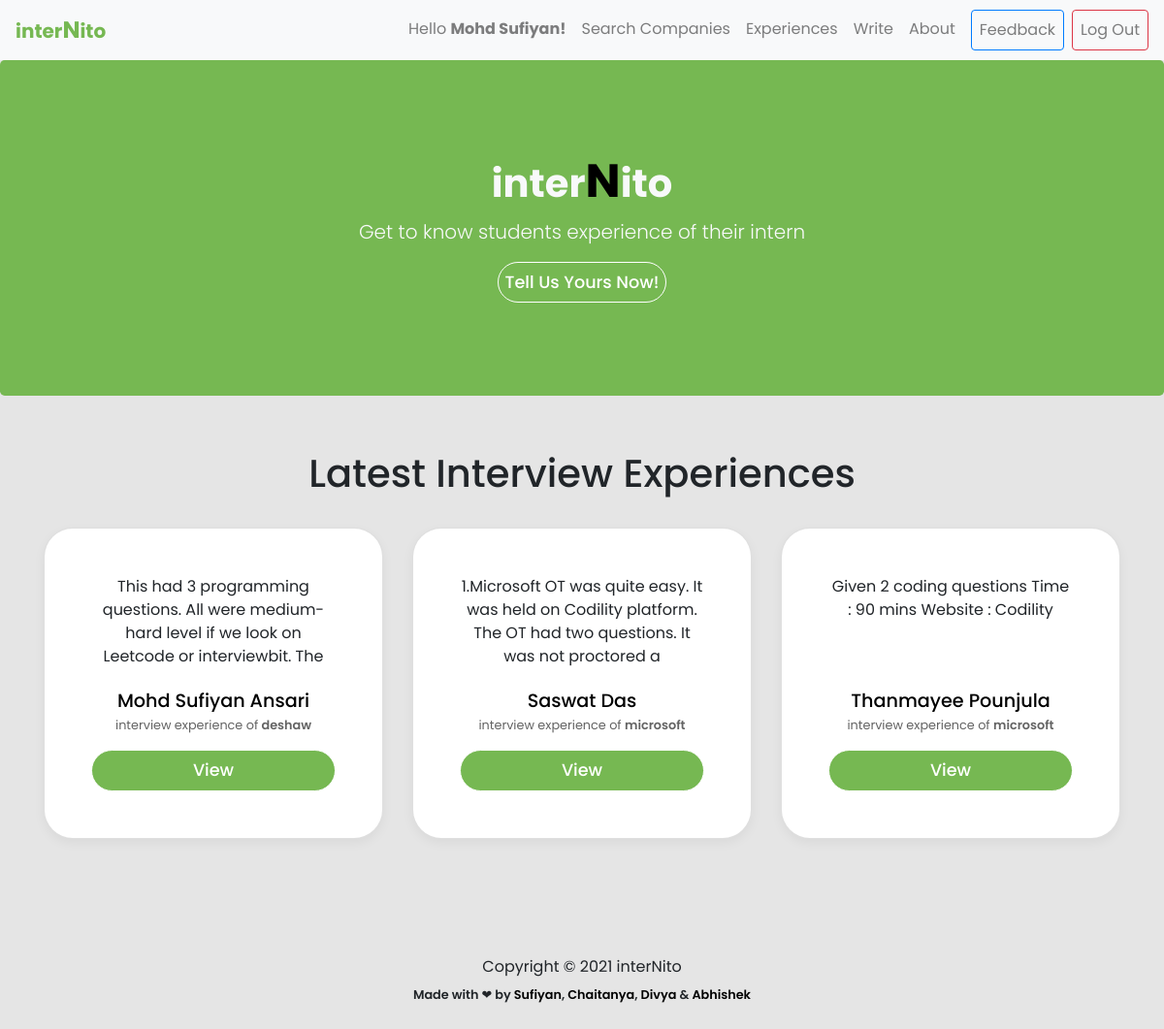
/ (signed in), run on an earlier commit of the app's database.
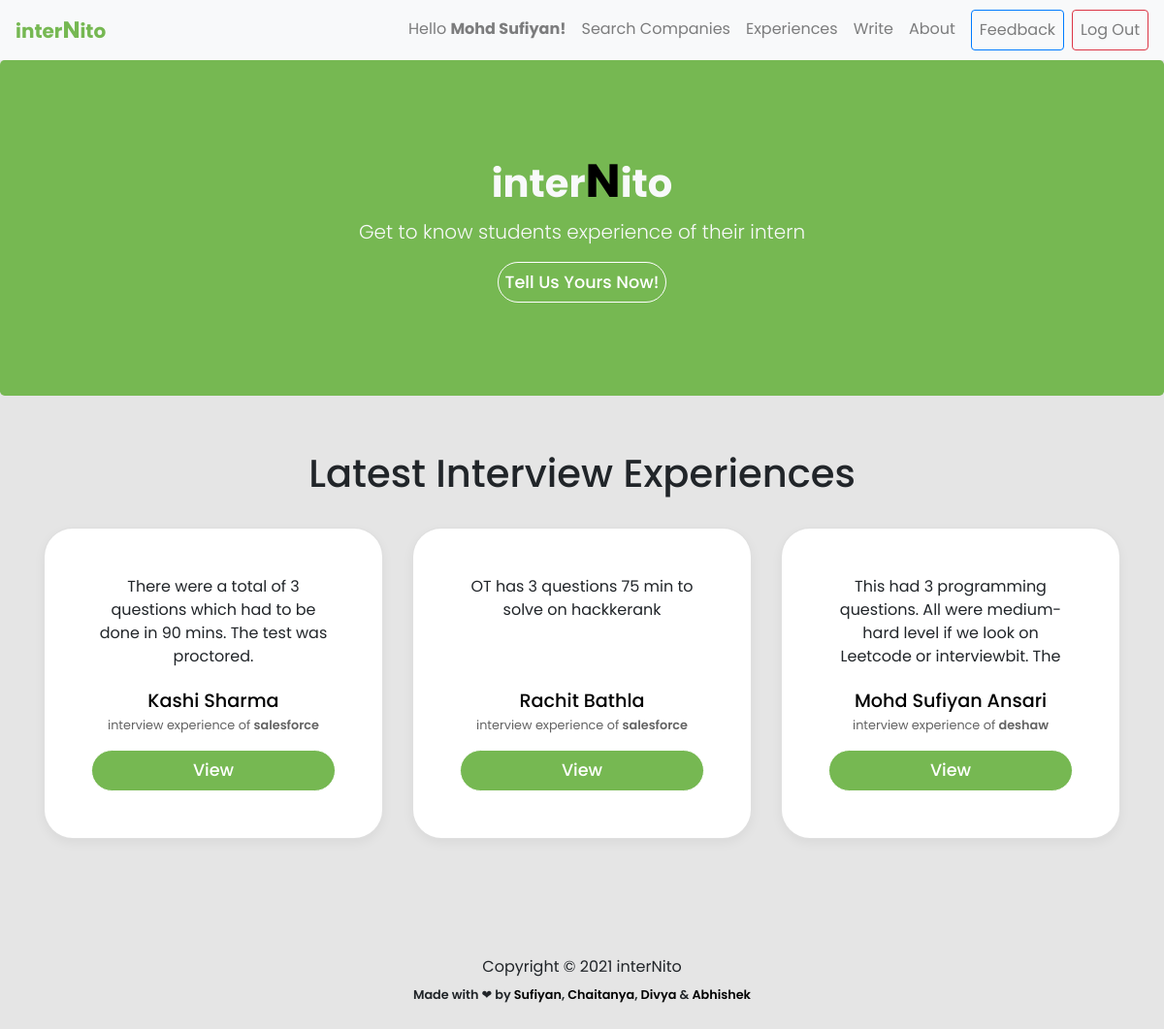
And on a later commit of the database.
### experience/models.py (models this page shows, shortened)
class Experience(models.Model):
    user = models.ForeignKey(User, on_delete = models.CASCADE)
    name = models.CharField(max_length=80)
    branch = models.CharField(max_length=255,blank=True)
    cgpa_cutoff = models.FloatField(blank=True)
    resume = models.TextField(blank=True)
    batch = models.CharField(max_length=255, blank=True)
    company = models.CharField(max_length=255,blank=False)
    summary = models.TextField(blank=False)
    period = models.CharField(max_length=255,blank=False)
    ot_summary = models.TextField(blank = True)
    ot_question1 = models.TextField(blank = True, null = True)
    ot_question1_link = models.TextField(blank = True, null = True, default = 'NONE')
    ot_question2 = models.TextField(blank = True, null = True)
    ot_question2_link = models.TextField(blank = True, null = True)
    ot_question3 = models.TextField(blank = True, null = True)
    ot_question3_link = models.TextField(blank = True, null = True)
    ot_question4 = models.TextField(blank = True, null = True)
    ot_question4_link = models.TextField(blank = True, null = True)
    round1_details = models.TextField(blank = True, null = True)
    round2_details = models.TextField(blank = True, null = True)
    round3_details = models.TextField(blank = True, null = True)
    final_summary = models.TextField(blank = True, null = True)

### experience/views.py (the view)
# urls.py: path('', views.home,name='home'),
@login_required()
def home(request):
    responses = Experience.objects.all().order_by('-id')[:3]
    return render(request, 'home.html', {'responses': responses})

### templates/home.html (shortened to what this page needs)
{% extends 'base.html' %} {% load static %} {% block content %}
<link rel="stylesheet" href="{% static 'css/experience.css' %}" />
<main role="main">
  <section class="jumbotron text-center bg-lime">
    <div class="container text-light">
      <h1>
        <strong>inter<big style="color: black">N</big>ito</strong>
      </h1>
      <p class="mt-2 lead text-light">
        Get to know students experience of their intern
      </p>
      <a class="btn view-btn" href="{% url 'write'%}"> Tell Us Yours Now! </a>
    </div>
  </section>
  {% if request.user.is_staff %}
  <div class="album py-5 bg-lime-invert">
    <div class="container">
      <h1 class="mb-4">
        <div class="head p-2" style="text-align: center">
          Latest Interview Experiences
        </div>
      </h1>
      <div class="row">
        {% for response in responses %}
        <div class="col-md-4">
          <div class="card mb-4 box-shadow">
            <div class="card-body p-5 summary-parent">
              <p
                class="card-text summary summary-text"
                style="height: 10ch; text-overflow: ellipsis; overflow: hidden"
              >
                {{response.summary }}
              </p>
              <p class="card-text name">
                <a href="{% url 'profile' response.user.username %}"
                  >{{response.name}}</a
                >
              </p>
              <p class="card-text company capitalize">
                interview experience of <strong>{{response.company}}</strong>
              </p>
              <a
                href="{% url  'post' response.pk %}"
                type="button"
                class="
                  btn btn-sm btn-outline-secondary
                  view-btn
                  w-100
                  text-center
                "
              >
                View
              </a>
            </div>
          </div>
        </div>
        {% endfor %}
      </div>
    </div>
  </div>
  {% endif %}
</main>
{% endblock content %}

What changed in the data, as far as the page shows it:
no longer on this page (row unchanged): Experience: summary "1.Microsoft OT was quite easy. It was held on Codility platform. The OT had two questions. It was not proctored a", name "Saswat Das", company "microsoft"
no longer on this page (row unchanged): Experience: summary "Given 2 coding questions Time : 90 mins Website : Codility", name "Thanmayee Pounjula", company "microsoft"
added Experience: summary "There were a total of 3 questions which had to be done in 90 mins. The test was proctored.", name "Kashi Sharma", company "salesforce"
added Experience: summary "OT has 3 questions 75 min to solve on hackkerank", name "Rachit Bathla", company "salesforce"
